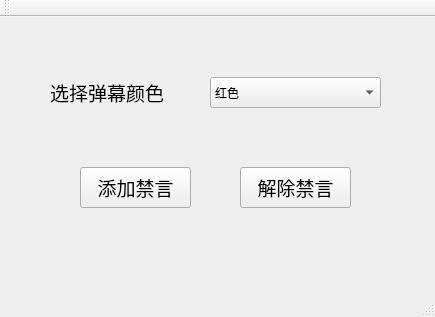
<?xml version="1.0" encoding="UTF-8"?>
<ui version="4.0">
 <class>MainWindow</class>
 <widget class="QMainWindow" name="MainWindow">
  <property name="enabled">
   <bool>true</bool>
  </property>
  <property name="geometry">
   <rect>
    <x>0</x>
    <y>0</y>
    <width>435</width>
    <height>317</height>
   </rect>
  </property>
  <property name="acceptDrops">
   <bool>false</bool>
  </property>
  <property name="windowTitle">
   <string>Y弹幕</string>
  </property>
  <widget class="QWidget" name="centralWidget">
   <widget class="QLabel" name="Color_Label">
    <property name="geometry">
     <rect>
      <x>50</x>
      <y>60</y>
      <width>161</width>
      <height>31</height>
     </rect>
    </property>
    <property name="font">
     <font>
      <family>Arial</family>
      <pointsize>14</pointsize>
     </font>
    </property>
    <property name="frameShape">
     <enum>QFrame::NoFrame</enum>
    </property>
    <property name="text">
     <string>选择弹幕颜色</string>
    </property>
   </widget>
   <widget class="QComboBox" name="Color_Box">
    <property name="geometry">
     <rect>
      <x>210</x>
      <y>60</y>
      <width>171</width>
      <height>31</height>
     </rect>
    </property>
    <property name="layoutDirection">
     <enum>Qt::LeftToRight</enum>
    </property>
    <property name="editable">
     <bool>false</bool>
    </property>
    <property name="currentText">
     <string>红色</string>
    </property>
    <property name="currentIndex">
     <number>0</number>
    </property>
    <property name="iconSize">
     <size>
      <width>20</width>
      <height>20</height>
     </size>
    </property>
    <item>
     <property name="text">
      <string>红色</string>
     </property>
    </item>
    <item>
     <property name="text">
      <string>白色</string>
     </property>
    </item>
    <item>
     <property name="text">
      <string>蓝色</string>
     </property>
    </item>
    <item>
     <property name="text">
      <string>绿色</string>
     </property>
    </item>
    <item>
     <property name="text">
      <string>黄色</string>
     </property>
    </item>
    <item>
     <property name="text">
      <string>粉色</string>
     </property>
    </item>
    <item>
     <property name="text">
      <string>紫色</string>
     </property>
    </item>
    <item>
     <property name="text">
      <string>棕色</string>
     </property>
    </item>
    <item>
     <property name="text">
      <string>草绿色</string>
     </property>
    </item>
    <item>
     <property name="text">
      <string>深蓝色</string>
     </property>
    </item>
    <item>
     <property name="text">
      <string>深黄色</string>
     </property>
    </item>
    <item>
     <property name="text">
      <string>浅蓝色</string>
     </property>
    </item>
   </widget>
   <widget class="QPushButton" name="Add">
    <property name="geometry">
     <rect>
      <x>80</x>
      <y>150</y>
      <width>111</width>
      <height>41</height>
     </rect>
    </property>
    <property name="font">
     <font>
      <family>Arial</family>
      <pointsize>14</pointsize>
     </font>
    </property>
    <property name="text">
     <string>添加禁言</string>
    </property>
    <property name="autoDefault">
     <bool>false</bool>
    </property>
   </widget>
   <widget class="QPushButton" name="Delete">
    <property name="geometry">
     <rect>
      <x>240</x>
      <y>150</y>
      <width>111</width>
      <height>41</height>
     </rect>
    </property>
    <property name="font">
     <font>
      <family>Arial</family>
      <pointsize>14</pointsize>
     </font>
    </property>
    <property name="text">
     <string>解除禁言</string>
    </property>
    <property name="autoDefault">
     <bool>false</bool>
    </property>
   </widget>
   <zorder>Color_Box</zorder>
   <zorder>Color_Label</zorder>
   <zorder>Add</zorder>
   <zorder>Delete</zorder>
  </widget>
  <widget class="QToolBar" name="mainToolBar">
   <attribute name="toolBarArea">
    <enum>TopToolBarArea</enum>
   </attribute>
   <attribute name="toolBarBreak">
    <bool>false</bool>
   </attribute>
  </widget>
  <widget class="QStatusBar" name="statusBar"/>
  <widget class="QMenuBar" name="menuBar">
   <property name="geometry">
    <rect>
     <x>0</x>
     <y>0</y>
     <width>435</width>
     <height>26</height>
    </rect>
   </property>
  </widget>
 </widget>
 <layoutdefault spacing="6" margin="11"/>
 <resources/>
 <connections/>
</ui>
